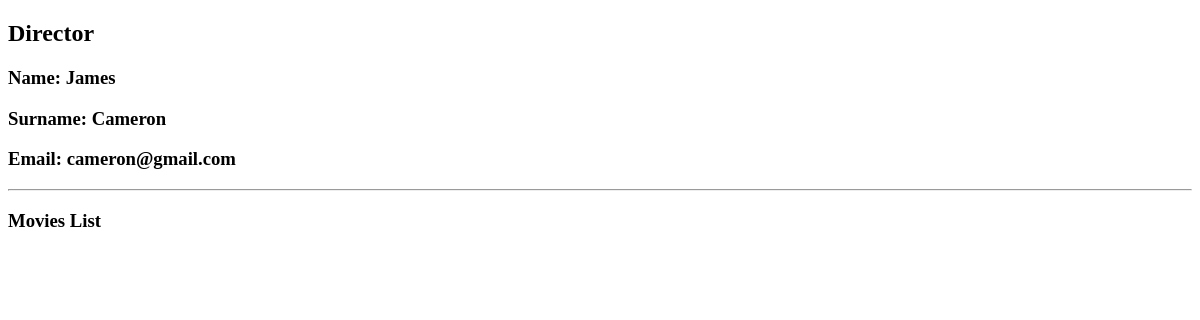
Before: /director/2 with the older database file.
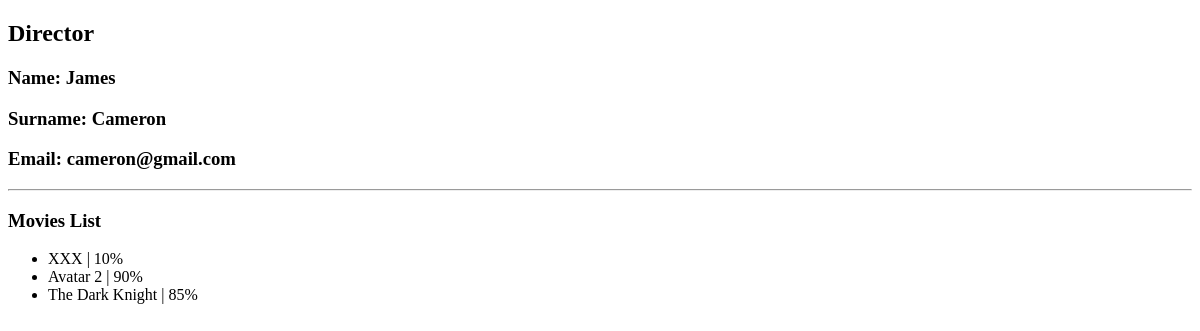
After: the same page with the newer database file.
### movie_app/models.py (models this page shows, shortened)
class Movie(models.Model):
    EUR = 'EUR'
    USD = 'USD'
    RUB = 'RUB'
    CURRENCY_CHOICES = [
        (EUR, 'Euro'),
        (USD, 'Dollars'),
        (RUB, 'Rubles')
    ]
    name = models.CharField(max_length=40)
    rating = models.IntegerField(validators=[MinValueValidator(1), MaxValueValidator(100)])
    year = models.IntegerField(null=True, blank=True)  # allows null registers in this field
    budget = models.IntegerField(default=1000000, validators=[MinValueValidator(0)])  # default value if not set
    currency = models.CharField(max_length=3, choices=CURRENCY_CHOICES, default=RUB)  # default is only for new register
    slug = models.SlugField(default='', null=False, db_index=True)  # db_index -> searching in DB is faster
    director = models.ForeignKey(Director, on_delete=models.CASCADE, null=True, related_name='movies')
    actors = models.ManyToManyField(Actor)  # many to many, will delete, this field cannot be at list_display and edita
    def __str__(self):  # this method definition doesn't have effect to DB structure, so it won't detect any changes
        return f'{self.name} | {self.rating}%'

### movie_app/views.py (the view)
# urls.py: path('director/<int:index>', views.director_ditail, name='director-detail'),
def director_ditail(request, index: int):
    director = Director.objects.all()[index - 1]
    data = {
        'director': director
    }
    return render(request, 'movie_app/director_detail.html', data)

### movie_app/templates/movie_app/director_detail.html (shortened to what this page needs)
{% extends 'movie_app/base.html' %}
{% block content %}
    <h2>Director</h2>
    <h3>Name: {{ director.first_name }}</h3>
    <h3>Surname: {{ director.last_name }}</h3>
    <h3>Email: {{ director.email }}</h3>
    <hr>
    <h3>Movies List</h3>
    <ul>
        {% for movie in director.movies.all %}
        <li>
            {{ movie }}
        </li>
        {% endfor %}
    </ul>
{% endblock %}

Changed rows visible on the page:
now on this page (row edited): Movie: name+rating "XXX | 10%"
now on this page (row edited): Movie: name+rating "Avatar 2 | 90%"
now on this page (row edited): Movie: name+rating "The Dark Knight | 85%"
